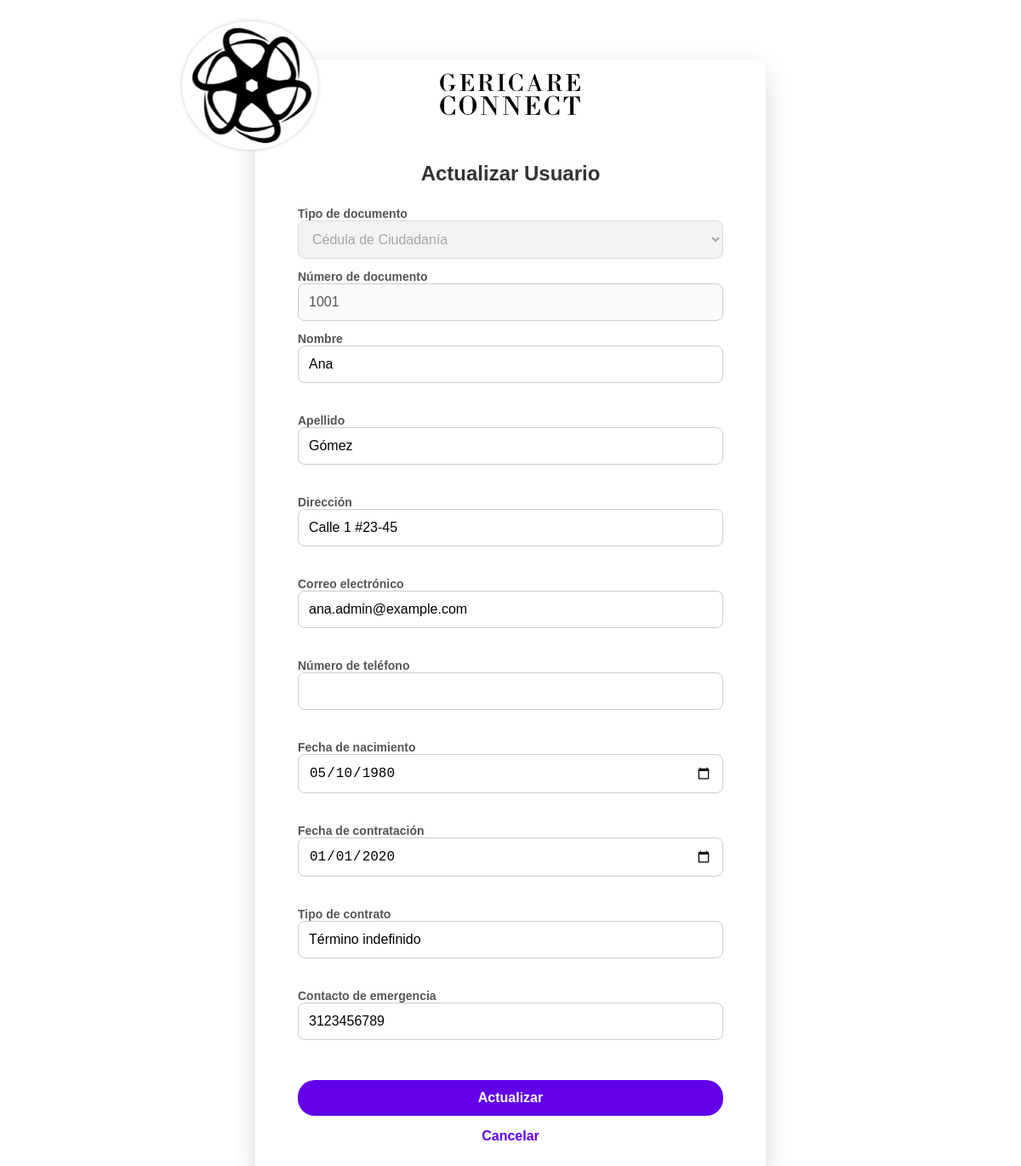
The app's page /controllers/index-login/actualizar_controller.php?id=1 (signed in), older data.
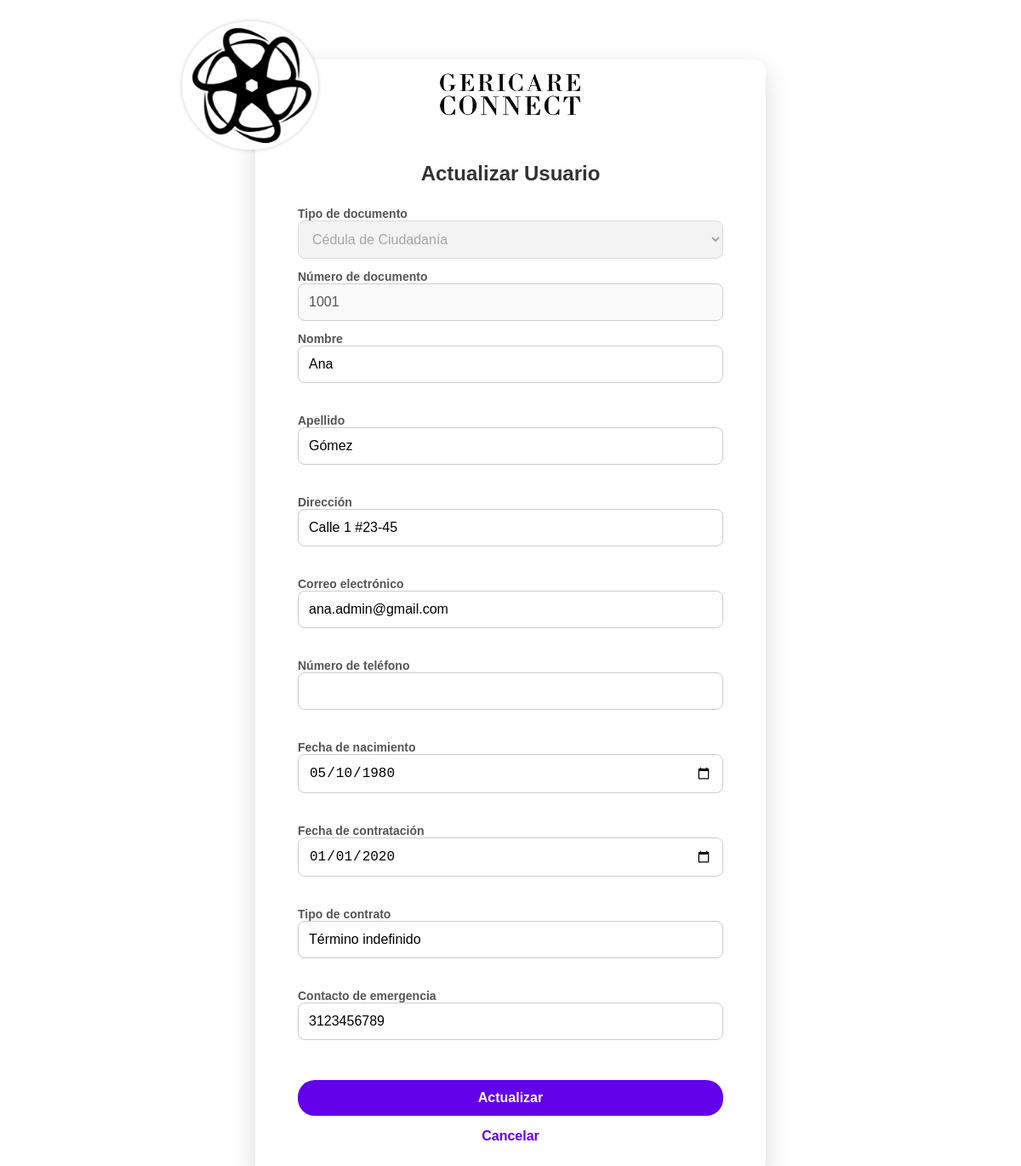
The same page, newer data.
### tables this page shows
create table tb_usuario (
    id_usuario int primary key auto_increment,
    tipo_documento enum('CC','CE','PA') not null,
    documento_identificacion int not null unique,
    nombre varchar(50) not null,
    apellido varchar(50) not null,
    direccion varchar(250) not null,
    correo_electronico varchar(100) not null unique,
    contraseña varchar(255) not null,
    estado enum('Activo','Inactivo') default 'Activo',
    id_rol int not null,
     
    fecha_contratacion date null,
    tipo_contrato varchar(50) null,
    contacto_emergencia varchar(20) null,
    fecha_nacimiento date null,
     
    parentesco varchar(50) null
);

### models/clases/usuario.php (called while the page is built, shortened)
<?php
    class usuario{
        protected $conn;
        public function __construct() {
            include(__DIR__ . '/../data_base/database.php');
            $this->conn = $conn;
        }
        public function obtenerPorId($id_usuario) {
            try {
                $stmt = $this->conn->prepare("
                    select
                        u.*,
                        t.numero_telefono,
                        r.nombre_rol as roles
                    from tb_usuario u
                    left join tb_telefono t on u.id_usuario = t.id_usuario and t.estado = 'Activo'
                    left join tb_rol r on u.id_rol = r.id_rol
                    where u.id_usuario = ?
                ");
                $stmt->execute([$id_usuario]);
                return $stmt->fetch(PDO::FETCH_ASSOC);
            } catch (Exception $e) {
                throw $e;
            }
        }
    }
?>

### views/index-login/htmls/actualizar_usuario.php (the view, shortened to what the changed rows need)
<?php
$rolRaw = $datosUsuario['roles'] ?? '';
$rol = ucfirst(strtolower($rolRaw));
$esFamiliar = $rol === 'Familiar';
?>
<!DOCTYPE html>
<html lang="es">
<head>
    <link rel="stylesheet" href="/GericareConnect/views/index-login/files_css/styles.css">
</head>
<body>
<div class="register-container">
    <img src="/GericareConnect/views/imagenes/Geri_Logo-..png" alt="Logo" class="logo">
    <img src="/GericareConnect/views/imagenes/Geri_Logo-.png" alt="Logo" class="logo2">
    <h2>Actualizar Usuario</h2>
    <form id="registerForm" action="/GericareConnect/controllers/index-login/actualizar_controller.php" method="POST" novalidate>
        <div class="form-grid">
            <label class="form-label">Tipo de documento</label>
            <select id="tipo_documento" disabled>
                <option value="CC" <?= $datosUsuario['tipo_documento'] == 'CC' ? 'selected' : '' ?>>Cédula de Ciudadanía</option>
            </select>
            <label class="form-label">Número de documento</label>
            <input type="number" id="documento_identificacion" value="<?= htmlspecialchars($datosUsuario['documento_identificacion']) ?>" disabled>
            <label for="nombre" class="form-label">Nombre</label>
            <input type="text" name="nombre" id="nombre" value="<?= htmlspecialchars($datosUsuario['nombre']) ?>">
            <small id="error-nombre" class="mensaje-error-campo"></small>
            <label for="apellido" class="form-label">Apellido</label>
            <input type="text" name="apellido" id="apellido" value="<?= htmlspecialchars($datosUsuario['apellido']) ?>">
            <small id="error-apellido" class="mensaje-error-campo"></small>
            <label for="direccion" class="form-label">Dirección</label>
            <input type="text" name="direccion" id="direccion" value="<?= htmlspecialchars($datosUsuario['direccion']) ?>">
            <small id="error-direccion" class="mensaje-error-campo"></small>
            <label for="correo_electronico" class="form-label">Correo electrónico</label>
            <input type="email" name="correo_electronico" id="correo_electronico" value="<?= htmlspecialchars($datosUsuario['correo_electronico']) ?>">
            <small id="error-correo_electronico" class="mensaje-error-campo"></small>
            <label for="numero_telefono" class="form-label">Número de teléfono</label>
            <input type="text" name="numero_telefono" id="numero_telefono" value="<?= htmlspecialchars($datosUsuario['numero_telefono'] ?? '') ?>" required>
            <small id="error-numero_telefono" class="mensaje-error-campo"></small>
            <div id="campos-cuidador-admin" class="campos-rol form-grid" style="<?= $esFamiliar ? 'display:none;' : '' ?>">
                <label for="fecha_nacimiento" class="form-label">Fecha de nacimiento</label>
                <input type="date" name="fecha_nacimiento" id="fecha_nacimiento" value="<?= htmlspecialchars($datosUsuario['fecha_nacimiento']) ?>">
                <small id="error-fecha_nacimiento" class="mensaje-error-campo"></small>
                <label for="fecha_contratacion" class="form-label">Fecha de contratación</label>
                <input type="date" name="fecha_contratacion" id="fecha_contratacion" value="<?= htmlspecialchars($datosUsuario['fecha_contratacion'] ?? '') ?>">
                <small id="error-fecha_contratacion" class="mensaje-error-campo"></small>
                <label for="tipo_contrato" class="form-label">Tipo de contrato</label>
                <input type="text" name="tipo_contrato" id="tipo_contrato" value="<?= htmlspecialchars($datosUsuario['tipo_contrato'] ?? '') ?>">
                <small id="error-tipo_contrato" class="mensaje-error-campo"></small>
                <label for="contacto_emergencia" class="form-label">Contacto de emergencia</label>
                <input type="text" name="contacto_emergencia" id="contacto_emergencia" value="<?= htmlspecialchars($datosUsuario['contacto_emergencia'] ?? '') ?>">
                <small id="error-contacto_emergencia" class="mensaje-error-campo"></small>
            </div>
            <?php
            $url_cancelar = '../../views/index-login/htmls/index.php';
            if (isset($_SESSION['nombre_rol'])) {
                switch ($_SESSION['nombre_rol']) {
                    case 'Administrador':
                        $url_cancelar = '/GericareConnect/views/admin/html_admin/admin_pacientes.php';
                        break;
                }
            }
            ?>
            <div id="boton-registro">
                <button type="submit">Actualizar</button>
                <a href="<?= $url_cancelar ?>" class="cancel-button">Cancelar</a>
            </div>
        </div>
    </form>
</div>
</body>
</html>

Row changes from the older to the newer data that the page shows:
changed tb_usuario "Cédula de Ciudadanía": correo_electronico "ana.admin@example.com" → "ana.admin@gmail.com"
